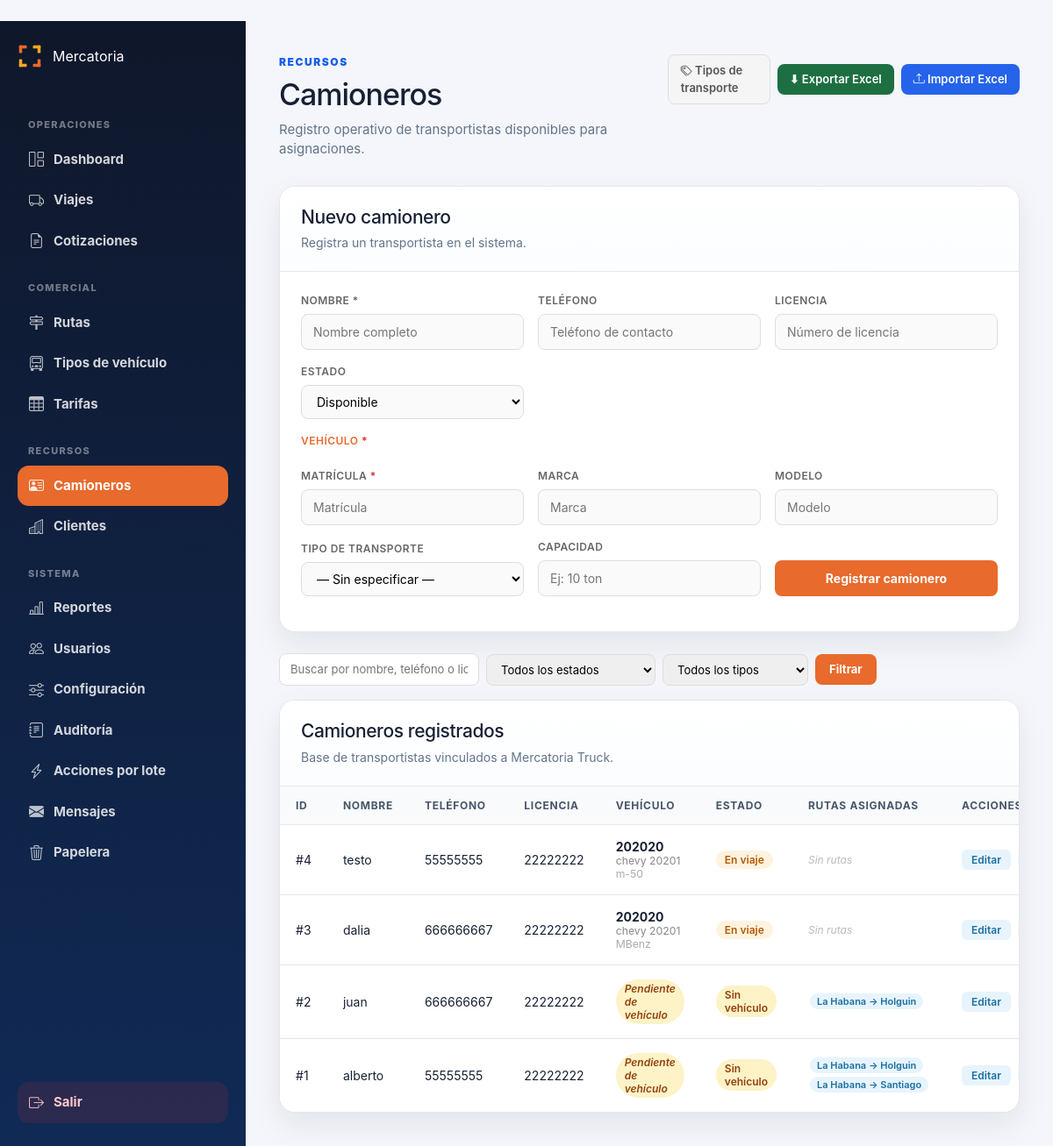
The page /admin/camioneros (signed in) on the database its author committed.
### tables this page shows
CREATE TABLE vehiculos (
        id INTEGER PRIMARY KEY AUTOINCREMENT,
        camionero_id INTEGER,
        matricula TEXT,
        marca TEXT,
        modelo TEXT,
        tipo TEXT,
        capacidad TEXT,
        combustible TEXT,
        estado TEXT DEFAULT 'Disponible',
        activo INTEGER DEFAULT 1,
        fecha_creacion TEXT DEFAULT CURRENT_TIMESTAMP
    , tipo_vehiculo_id INTEGER, placa TEXT);

CREATE TABLE camioneros (
        id INTEGER PRIMARY KEY AUTOINCREMENT,
        nombre TEXT,
        telefono TEXT,
        licencia TEXT,
        matricula TEXT,
        tipo TEXT,
        capacidad TEXT,
        estado TEXT DEFAULT 'Disponible',
        activo INTEGER DEFAULT 1,
        fecha_creacion TEXT DEFAULT CURRENT_TIMESTAMP
    );

CREATE TABLE rutas (
        id INTEGER PRIMARY KEY AUTOINCREMENT,
        nombre TEXT,
        origen TEXT NOT NULL,
        destino TEXT NOT NULL,
        zona TEXT,
        km_oficiales REAL DEFAULT 0,
        activa INTEGER DEFAULT 1,
        fecha_creacion TEXT DEFAULT CURRENT_TIMESTAMP
    , tarifa_km REAL);

### routes/admin.py (the view, shortened to what this page needs)
@admin_bp.route("/camioneros", methods=["GET", "POST"])
def admin_camioneros():
    if not requiere_admin():
        return redirect("/login")
    conexion = conectar()
    cursor = conexion.cursor()
    error = None
    buscar           = request.args.get("buscar", "").strip()
    filtro_estado    = request.args.get("estado", "").strip()
    filtro_tipo      = request.args.get("tipo_transporte", "").strip()
    filtro_vehiculo  = request.args.get("vehiculo", "").strip()   # "con" | "sin" | ""
    pagina           = max(1, int(request.args.get("pagina", 1) or 1))
    por_pagina       = 20
    condiciones = ["(c.activo = 1 OR c.activo IS NULL)", "(c.deleted_at IS NULL OR c.deleted_at = '')"]
    params = []
    if buscar:
        condiciones.append("(c.nombre LIKE ? OR c.telefono LIKE ? OR c.licencia LIKE ?)")
        like = f"%{buscar}%"
        params.extend([like, like, like])
    if filtro_estado:
        condiciones.append("LOWER(c.estado) = ?")
        params.append(filtro_estado.lower())
    if filtro_tipo:
        condiciones.append("LOWER(COALESCE(v.tipo, '')) = ?")
        params.append(filtro_tipo.lower())
    if filtro_vehiculo == "con":
        condiciones.append("v.id IS NOT NULL")
    elif filtro_vehiculo == "sin":
        condiciones.append("v.id IS NULL")
    where = "WHERE " + " AND ".join(condiciones)
    cursor.execute(f"""
        SELECT COUNT(DISTINCT c.id) AS total
        FROM camioneros c
        LEFT JOIN vehiculos v ON v.camionero_id = c.id AND v.activo = 1
        {where}
    """, params)
    total = cursor.fetchone()["total"]
    total_paginas = max(1, (total + por_pagina - 1) // por_pagina)
    pagina = min(pagina, total_paginas)
    offset = (pagina - 1) * por_pagina
    cursor.execute(f"""
        SELECT c.id, c.nombre, c.telefono, c.licencia, c.estado,
               COALESCE(v.matricula, '—') AS vehiculo_matricula,
               COALESCE(v.marca, '') AS vehiculo_marca,
               COALESCE(v.modelo, '') AS vehiculo_modelo,
               COALESCE(v.tipo, '') AS vehiculo_tipo,
               v.id AS vehiculo_id
        FROM camioneros c
        LEFT JOIN vehiculos v ON v.camionero_id = c.id AND v.activo = 1
        {where}
        ORDER BY c.id DESC
        LIMIT ? OFFSET ?
    """, params + [por_pagina, offset])
    lista = cursor.fetchall()
    cursor.execute(
        "SELECT id, nombre FROM catalogo_tipo_transporte WHERE activo = 1 ORDER BY nombre"
    )
    catalogo_tipos = cursor.fetchall()
    conexion.close()
    rutas_por_camionero = {c["id"]: get_rutas_por_camionero(c["id"]) for c in lista}
    return render_template(
        "admin/camioneros.html",
        lista=lista,
        estados=CAMIONERO_ESTADOS,
        rutas_por_camionero=rutas_por_camionero,
        buscar=buscar,
        filtro_estado=filtro_estado,
        filtro_tipo=filtro_tipo,
        filtro_vehiculo=filtro_vehiculo,
        catalogo_tipos=catalogo_tipos,
        pagina_actual=pagina,
        total_paginas=total_paginas,
        total=total,
        error=error,
    )

### templates/admin/camioneros.html (shortened to what this page needs)
﻿{% extends "admin/base_admin.html" %}
{% block contenido %}
<div class="page-header">
    <div>
        <span class="eyebrow">Recursos</span>
        <h1>Camioneros</h1>
        <p>Registro operativo de transportistas disponibles para asignaciones.</p>
    </div>
    <div style="display:flex;gap:8px;align-items:center;">
        {% if session.get('rol') == 'admin' %}
        <a href="/admin/catalogos/tipo-transporte"
           style="padding:8px 14px;background:#f5f5f5;color:#555;border:1px solid #ddd;border-radius:8px;font-size:13px;font-weight:600;text-decoration:none;">
            <i class="bi bi-tags"></i> Tipos de transporte
        </a>
        {% endif %}
        <a href="/admin/exportar/camioneros" class="btn-excel-export">⬇ Exportar Excel</a>
        <button class="btn-excel-import" data-bs-toggle="modal" data-bs-target="#modalImportarCamioneros">
            <i class="bi bi-upload"></i> Importar Excel
        </button>
    </div>
</div>
<section class="panel" style="margin-bottom: 24px;">
    <div class="panel-header">
        <div>
            <h2>Nuevo camionero</h2>
            <p>Registra un transportista en el sistema.</p>
        </div>
    </div>
    <div style="padding: 24px;">
        <form method="POST" action="/admin/camioneros" class="form-crud-grid">
            <div class="form-crud-field">
                <label>Nombre *</label>
                <input type="text" name="nombre" class="input-crud" required placeholder="Nombre completo">
            </div>
            <div class="form-crud-field">
                <label>Teléfono</label>
                <input type="text" name="telefono" class="input-crud" placeholder="Teléfono de contacto">
            </div>
            <div class="form-crud-field">
                <label>Licencia</label>
                <input type="text" name="licencia" class="input-crud" placeholder="Número de licencia">
            </div>
            <div class="form-crud-field">
                <label>Estado</label>
                <select name="estado" class="input-crud">
                    {% for e in estados %}
                    <option value="{{ e }}">{{ e }}</option>
                    {% endfor %}
                </select>
            </div>
            <div class="form-crud-field" style="grid-column:1/-1;">
                <label style="color:#E86A2C;">Vehículo <span style="color:#DC2626;">*</span></label>
            </div>
            <div class="form-crud-field">
                <label>Matrícula <span style="color:#DC2626;">*</span></label>
                <input type="text" name="matricula" id="campo-matricula" class="input-crud" placeholder="Matrícula" required>
            </div>
            <div class="form-crud-field">
                <label>Marca</label>
                <input type="text" name="marca" class="input-crud" placeholder="Marca">
            </div>
            <div class="form-crud-field">
                <label>Modelo</label>
                <input type="text" name="modelo" class="input-crud" placeholder="Modelo">
            </div>
            <div class="form-crud-field">
                <label>Tipo de transporte</label>
                <select name="tipo" class="input-crud">
                    <option value="">— Sin especificar —</option>
                </select>
            </div>
            <div class="form-crud-field">
                <label>Capacidad</label>
                <input type="text" name="capacidad" class="input-crud" placeholder="Ej: 10 ton">
            </div>
            <div class="form-crud-field form-crud-submit">
                <button type="submit" class="btn-crud-primary">Registrar camionero</button>
            </div>
        </form>
    </div>
</section>
<form method="GET" action="/admin/camioneros" style="display:flex;gap:8px;align-items:center;margin-bottom:16px;flex-wrap:wrap;">
    <input type="text" name="buscar" value="{{ buscar or '' }}"
           placeholder="Buscar por nombre, teléfono o licencia..."
           style="padding:8px 12px;border:1px solid #ddd;border-radius:8px;font-size:13px;min-width:220px;">
    <select name="estado" style="padding:8px 12px;border:1px solid #ddd;border-radius:8px;font-size:13px;">
        <option value="">Todos los estados</option>
    </select>
    <select name="tipo_transporte" style="padding:8px 12px;border:1px solid #ddd;border-radius:8px;font-size:13px;">
        <option value="">Todos los tipos</option>
    </select>
    <button type="submit" style="padding:8px 16px;background:#E86A2C;color:white;border:none;border-radius:8px;font-size:13px;font-weight:700;cursor:pointer;">Filtrar</button>
</form>
<section class="panel">
    <div class="panel-header">
        <div>
            <h2>Camioneros registrados</h2>
            <p>Base de transportistas vinculados a Mercatoria Truck.</p>
        </div>
    </div>
    <div class="table-wrapper">
        <table class="data-table">
            <thead>
                <tr>
                    <th>ID</th>
                    <th>Nombre</th>
                    <th>Teléfono</th>
                    <th>Licencia</th>
                    <th>Vehículo</th>
                    <th>Estado</th>
                    <th>Rutas asignadas</th>
                    <th>Acciones</th>
                </tr>
            </thead>
            <tbody>
                {% for c in lista %}
                <tr>
                    <td>#{{ c.id }}</td>
                    <td>{{ c.nombre }}</td>
                    <td>{{ c.telefono or "—" }}</td>
                    <td>{{ c.licencia or "—" }}</td>
                    <td>
                        {% if c.vehiculo_id %}
                            <strong>{{ c.vehiculo_matricula }}</strong>
                            {% if c.vehiculo_marca or c.vehiculo_modelo %}
                            <br><small style="color:#888;">{{ c.vehiculo_marca }} {{ c.vehiculo_modelo }}</small>
                            {% endif %}
                            {% if c.vehiculo_tipo %}
                            <br><small style="color:#aaa;">{{ c.vehiculo_tipo }}</small>
                            {% endif %}
                        {% else %}
                            <span class="estado-pill" style="background:#fef3c7;color:#92400e;font-style:italic;">Pendiente de vehículo</span>
                        {% endif %}
                    </td>
                    <td>
                        {% if not c.vehiculo_id %}
                            <span class="estado-pill" style="background:#fef3c7;color:#92400e;">Sin vehículo</span>
                        {% else %}
                            <span class="estado-pill estado-{{ c.estado|lower|replace(' ', '-') }}">
                                {{ c.estado or "—" }}
                            </span>
                        {% endif %}
                    </td>
                    <td class="td-rutas">
                        {% set rutas_c = rutas_por_camionero[c.id] %}
                        {% if rutas_c %}
                            {% for r in rutas_c %}
                            <span class="ruta-pill" title="{{ r.km_oficiales }} km">
                                {{ r.origen }} → {{ r.destino }}
                            </span>
                            {% endfor %}
                        {% else %}
                            <span class="sin-rutas">Sin rutas</span>
                        {% endif %}
                    </td>
                    <td class="td-acciones">
                        <a href="/admin/camioneros/{{ c.id }}/editar" class="btn-accion-edit">Editar</a>
                    </td>
                </tr>
                {% else %}
                <tr>
                    <td colspan="8" class="empty-state">No hay camioneros registrados.</td>
                </tr>
                {% endfor %}
            </tbody>
        </table>
    </div>
</section>
{% endblock %}

### rows shown on the page
vehiculos: id "4", nombre "testo", telefono "55555555", licencia "22222222", vehiculo_matricula "202020", vehiculo_marca "chevy", vehiculo_modelo "20201", vehiculo_tipo "m-50", estado "En viaje", shows "Sin rutas"
vehiculos: id "3", nombre "dalia", telefono "666666667", licencia "22222222", vehiculo_matricula "202020", vehiculo_marca "chevy", vehiculo_modelo "20201", vehiculo_tipo "MBenz", estado "En viaje", shows "Sin rutas"
camioneros: id "2", nombre "juan", telefono "666666667", licencia "22222222", shows "Pendiente de vehículo", shows "Sin vehículo"
rutas: origen "La Habana", destino "Holguin"
camioneros: id "1", nombre "alberto", telefono "55555555", licencia "22222222", shows "Pendiente de vehículo", shows "Sin vehículo"
rutas: origen "La Habana", destino "Santiago"

### other values the page prints
form field estado "Disponible"
